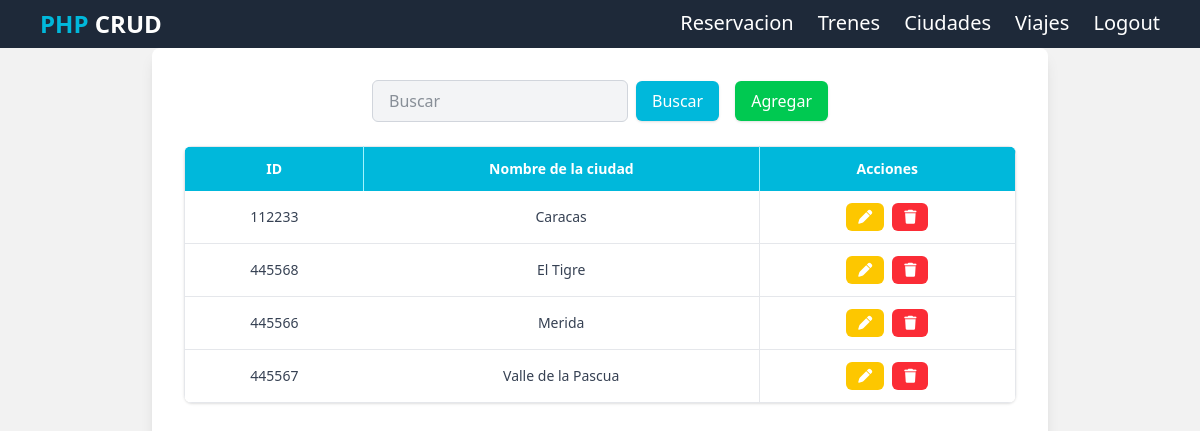
The app's page /static/templates/city_views/read_city.php (signed in) with its own data.
### tables this page shows
CREATE TABLE `ciudades` (
  `codigo` int(15) NOT NULL,
  `nombre` varchar(30) NOT NULL
);

### app/controllers/city_controllers/get_city.php (the view)
<?php
include "../../../app/config/database.php";
$sql = "SELECT * FROM ciudades";
$result = mysqli_query($conn, $sql);
while ($row = mysqli_fetch_array($result)) { ?>
<tr class="hover:bg-gray-50 transition-colors duration-200 border-b border-gray-200">
    <td class="px-4 py-3"><?php echo $row['codigo']; ?></td>
    <td class="px-4 py-3 border-r border-gray-200"><?php echo $row['nombre']; ?></td>
    <td class="px-4 py-3 flex gap-2 justify-center items-center">
        <a href="./edit_city.php?id=<?php echo $row['codigo']; ?>" class="px-3 py-1 bg-yellow-400 hover:bg-yellow-500 text-white rounded-md text-md font-semibold transition-colors duration-200"><i class="fa-solid fa-pen"></i></a>
        <a href="/server/app/controllers/city_controllers/delete_city.php?id=<?php echo $row['codigo']; ?>" class="px-3 py-1 bg-red-500 hover:bg-red-600 text-white rounded-md text-md font-semibold transition-colors duration-200"><i class="fa-solid fa-trash"></i></a>
    </td>
</tr>
<?php } ?>

### records on screen
ciudades: codigo "112233", nombre "Caracas"
ciudades: codigo "445568", nombre "El Tigre"
ciudades: codigo "445566", nombre "Merida"
ciudades: codigo "445567", nombre "Valle de la Pascua"
